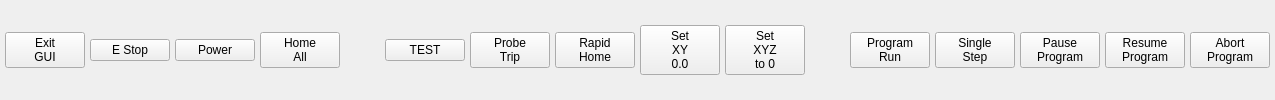
        <widget class="QWidget" name="horizontalWidget" native="true">
         <property name="sizePolicy">
          <sizepolicy hsizetype="Preferred" vsizetype="Preferred">
           <horstretch>0</horstretch>
           <verstretch>0</verstretch>
          </sizepolicy>
         </property>
         <layout class="QHBoxLayout" name="horizontalLayout_2">
          <property name="spacing">
           <number>5</number>
          </property>
          <property name="leftMargin">
           <number>5</number>
          </property>
          <property name="topMargin">
           <number>5</number>
          </property>
          <property name="rightMargin">
           <number>5</number>
          </property>
          <property name="bottomMargin">
           <number>5</number>
          </property>
          <item>
           <widget class="QPushButton" name="exitAppBtn">
            <property name="text">
             <string>Exit
GUI</string>
            </property>
           </widget>
          </item>
          <item>
           <widget class="ActionButton" name="actionbutton_3">
            <property name="text">
             <string>E Stop</string>
            </property>
            <property name="checkable">
             <bool>true</bool>
            </property>
            <property name="actionName" stdset="0">
             <string>machine.estop.toggle</string>
            </property>
           </widget>
          </item>
          <item>
           <widget class="ActionButton" name="actionbutton_2">
            <property name="text">
             <string>Power</string>
            </property>
            <property name="checkable">
             <bool>true</bool>
            </property>
            <property name="actionName" stdset="0">
             <string>machine.power.toggle</string>
            </property>
           </widget>
          </item>
          <item>
           <widget class="ActionButton" name="actionbutton">
            <property name="text">
             <string>Home
All</string>
            </property>
            <property name="rules" stdset="0">
             <string>[{&quot;channels&quot;: [{&quot;url&quot;: &quot;status:all_axes_homed&quot;, &quot;trigger&quot;: true}], &quot;property&quot;: &quot;Text&quot;, &quot;expression&quot;: &quot;'Homed' if ch[0] else 'Home\\nAll'&quot;, &quot;name&quot;: &quot;Button Text&quot;}, {&quot;channels&quot;: [{&quot;url&quot;: &quot;status:all_axes_homed&quot;, &quot;trigger&quot;: true}], &quot;property&quot;: &quot;Style Sheet&quot;, &quot;expression&quot;: &quot;'border-color: #00EE00' if ch[0] else ''&quot;, &quot;name&quot;: &quot;Indicator&quot;}]</string>
            </property>
            <property name="actionName" stdset="0">
             <string>machine.home.all</string>
            </property>
           </widget>
          </item>
          <item>
           <spacer name="horizontalSpacer_3">
            <property name="orientation">
             <enum>Qt::Horizontal</enum>
            </property>
            <property name="sizeHint" stdset="0">
             <size>
              <width>40</width>
              <height>20</height>
             </size>
            </property>
           </spacer>
          </item>
          <item>
           <widget class="ActionButton" name="actionbutton_15">
            <property name="text">
             <string>TEST</string>
            </property>
            <property name="actionName" stdset="0">
             <string>machine-actions.issue-mdi:G0X2 \n G0Y2</string>
            </property>
           </widget>
          </item>
          <item>
           <widget class="HalButton" name="probe_sim">
            <property name="text">
             <string>Probe
Trip</string>
            </property>
           </widget>
          </item>
          <item>
           <widget class="MDIButton" name="mdibutton">
            <property name="text">
             <string>Rapid
Home</string>
            </property>
            <property name="MDICommand" stdset="0">
             <string>G53 G0 Z0;G53 G0 X0 Y0</string>
            </property>
           </widget>
          </item>
          <item>
           <widget class="MDIButton" name="mdibutton_2">
            <property name="text">
             <string>Set
XY
0.0</string>
            </property>
            <property name="MDICommand" stdset="0">
             <string>G10 L20 P0 X0.0 Y0.0</string>
            </property>
           </widget>
          </item>
          <item>
           <widget class="ActionButton" name="actionbutton_16">
            <property name="text">
             <string>Set
XYZ
to 0</string>
            </property>
            <property name="actionName" stdset="0">
             <string>machine-actions.issue-mdi:G10L2P0X0Y0Z0</string>
            </property>
           </widget>
          </item>
          <item>
           <spacer name="horizontalSpacer_2">
            <property name="orientation">
             <enum>Qt::Horizontal</enum>
            </property>
            <property name="sizeHint" stdset="0">
             <size>
              <width>40</width>
              <height>20</height>
             </size>
            </property>
           </spacer>
          </item>
          <item>
           <widget class="ActionButton" name="actionbutton_8">
            <property name="text">
             <string>Program
Run</string>
            </property>
            <property name="actionName" stdset="0">
             <string>program.run</string>
            </property>
           </widget>
          </item>
          <item>
           <widget class="ActionButton" name="actionbutton_7">
            <property name="text">
             <string>Single
Step</string>
            </property>
            <property name="actionName" stdset="0">
             <string>program.step</string>
            </property>
           </widget>
          </item>
          <item>
           <widget class="ActionButton" name="actionbutton_5">
            <property name="text">
             <string>Pause
Program</string>
            </property>
            <property name="actionName" stdset="0">
             <string>program.pause</string>
            </property>
           </widget>
          </item>
          <item>
           <widget class="ActionButton" name="actionbutton_6">
            <property name="text">
             <string>Resume
Program</string>
            </property>
            <property name="actionName" stdset="0">
             <string>program.resume</string>
            </property>
           </widget>
          </item>
          <item>
           <widget class="ActionButton" name="actionbutton_4">
            <property name="text">
             <string>Abort
Program</string>
            </property>
            <property name="actionName" stdset="0">
             <string>program.abort</string>
            </property>
           </widget>
          </item>
         </layout>
        </widget>
